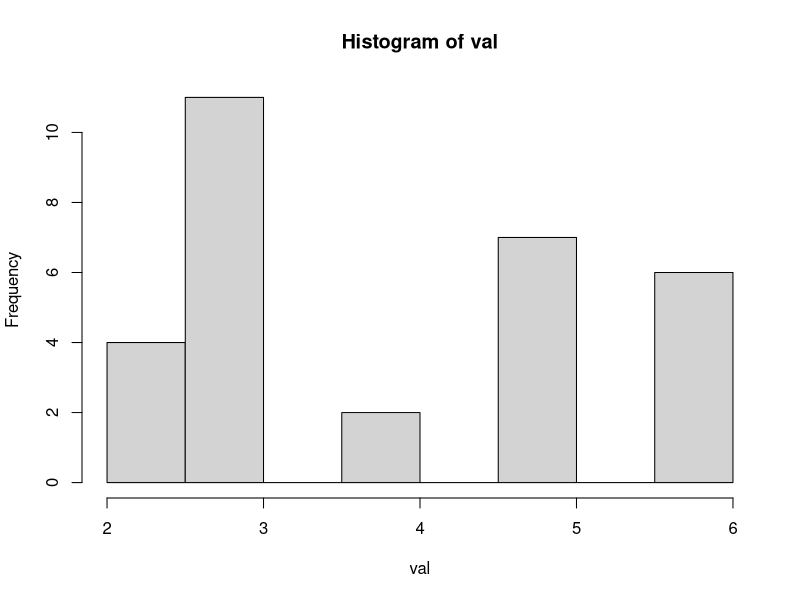
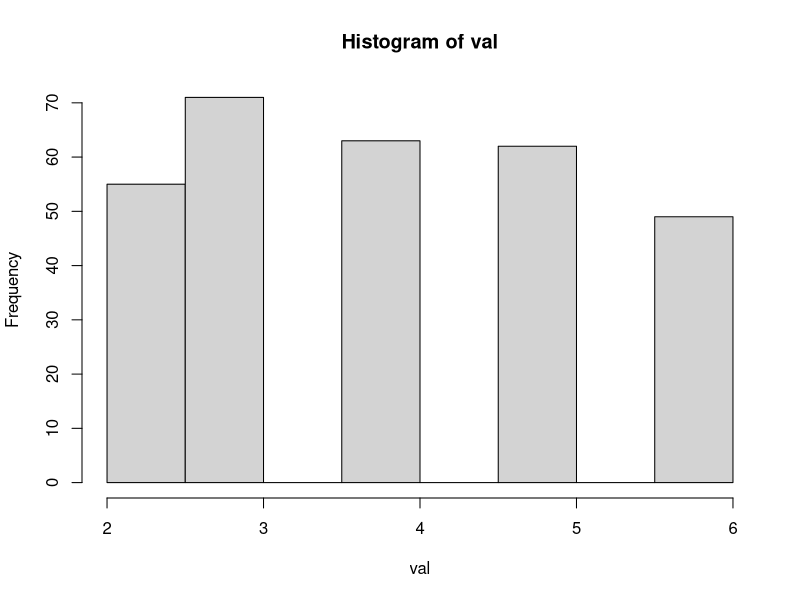
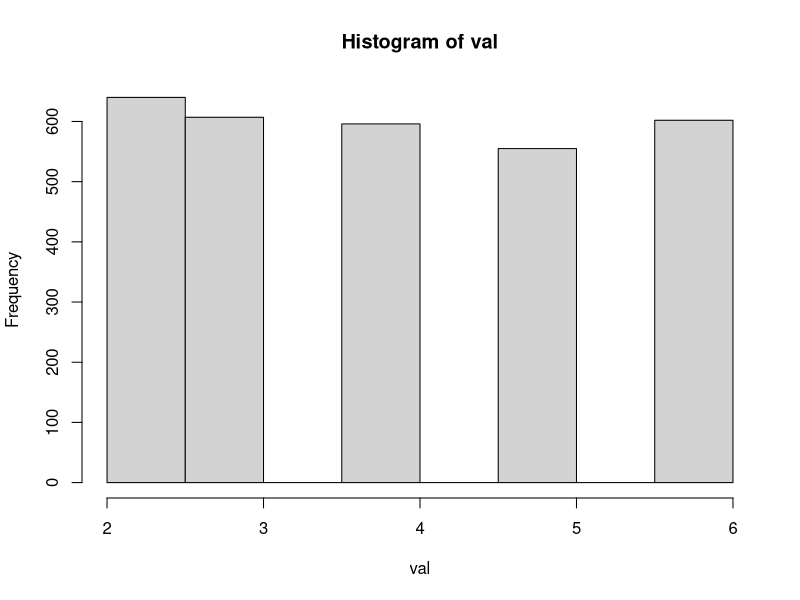

The R script that drew these images, in order:
set.seed(1)
val= ceiling(runif(30, 1, 6))
print(val)

hist(val)

set.seed(1)
val= ceiling(runif(300, 1, 6))
print(val)

hist(val)

set.seed(1)
val= ceiling(runif(3000, 1, 6))
print(val)

hist(val)